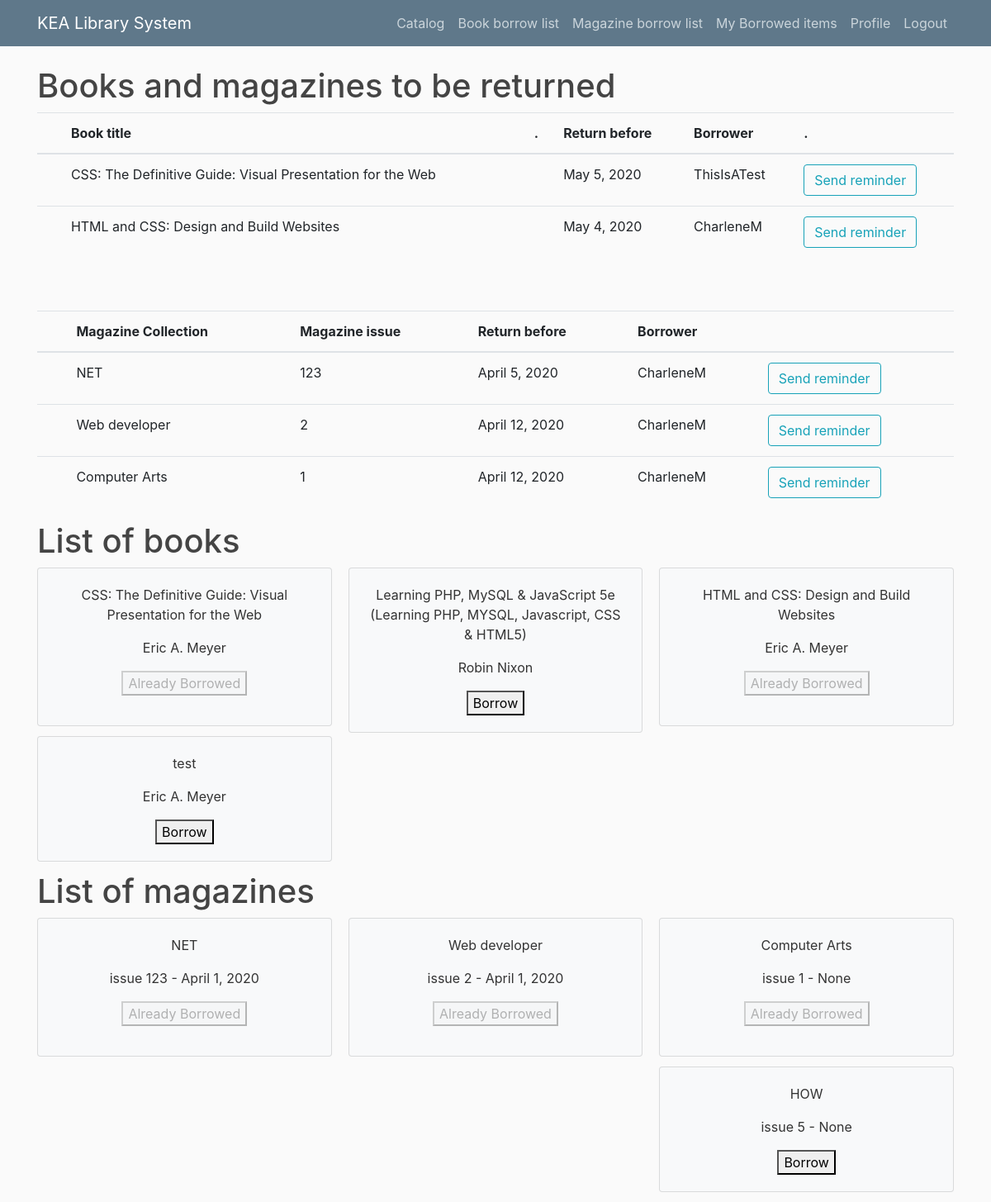
Page /catalog/ (signed in) on the committed database.
### catalog_app/models.py (models this page shows, shortened)
class Book(models.Model):
    title = models.CharField(max_length=200)
    author = models.ForeignKey('Author', on_delete=models.SET_NULL, null=True)
    book_image = models.ImageField(default='default.jpg', upload_to='book_pics')
    summary = models.TextField(max_length=1000, help_text="Enter a brief description of the book")
    borrowed = models.BooleanField(default=False)
    due_back = models.DateField(null=True, blank=True)
    borrower = models.ForeignKey(User, on_delete=models.SET_NULL, null=True, blank=True)

class Magazine(models.Model):
    collection = models.ForeignKey('Collection', on_delete=models.SET_NULL, null=True)
    magazine_image = models.ImageField(default='default.jpg', upload_to='magazine_pics')
    issue = models.CharField(max_length=200)
    issue_date = models.DateField(null=True, blank=True)
    borrowed = models.BooleanField(default=False)
    borrowed_date = models.DateField(null=True, blank=True)
    due_back = models.DateField(null=True, blank=True)
    borrower = models.ForeignKey(User, on_delete=models.SET_NULL, null=True, blank=True)

class Collection(models.Model):
    magazine_name = models.CharField(max_length=100)
    def __str__(self):
        return f"{self.magazine_name}"

class Author(models.Model):
    first_name = models.CharField(max_length=100)
    last_name = models.CharField(max_length=100)
    class Meta:
        ordering = ['last_name', 'first_name']
    def __str__(self):
        return '{0} {1}'.format(self.first_name, self.last_name)

### catalog_app/views.py (the view)
# urls.py: path('', views.index, name='index2'),
@login_required
def index(request):
    books = Book.objects.all()
    magazines = Magazine.objects.all()
    magazines_overdue = Magazine.objects.filter(borrowed = True, due_back__lte = date.today())
    books_overdue = Book.objects.filter(borrowed = True, due_back__lte = date.today())
    context = {
        'books': books,
        'magazines':magazines,
        'magazines_overdue': magazines_overdue,
        'books_overdue': books_overdue,
    }
    return render(request, 'catalog_app/index.html', context)

### catalog_app/templates/catalog_app/index.html (shortened to what this page needs)
{% extends "catalog_app/base.html" %}
{% block content %}
{% if user.is_superuser %}
<h1>Books and magazines to be returned</h1>
    <table class="table table-hover">
      <thead>
        <tr>
          <th scope="col"></th>
          <th scope="col">Book title</th>
          <th scope="col">.</th>
          <th scope="col">Return before</th>
          <th scope="col">Borrower</th>
          <th scope="col">.</th>
        </tr>
      </thead>
      <tbody>
      {% for book_overdue in books_overdue %}
      <tr>
      <th scope="row"></th>
      <td>{{book_overdue.title}}</td>
      <td></td>
      <td>{{ book_overdue.due_back }}</td>
      <td>{{ book_overdue.borrower }}</td>
      <td><a class="btn btn-outline-info" href="">Send reminder</a>  </td>
      </tr>
      {% endfor %}
  </tbody>
  </table>
<br>
<br>
<table class="table table-hover">
  <thead>
        <tr>
          <th scope="col"></th>
          <th scope="col">Magazine Collection</th>
          <th scope="col">Magazine issue</th>
          <th scope="col">Return before</th>
          <th scope="col">Borrower</th>
          <th scope="col"></th>
        </tr>
      </thead>
       <tbody>
      {% for magazine_overdue in magazines_overdue %}
      <tr>
      <th scope="row"></th>
      <td>{{magazine_overdue.collection}}</td>
      <td>{{ magazine_overdue.issue }}</td>
      <td>{{ magazine_overdue.due_back }}</td>
      <td>{{ magazine_overdue.borrower }}</td>
      <td><a class="btn btn-outline-info" href="">Send reminder</a>  </td>
      </tr>
      {% endfor %}
      </tbody>
</table>
{% endif %}
<h1>List of books</h1>
<div class="card-columns">
{% for book in books  %}
  <div class="card card bg-light">
    <div class="card-body text-center">
      <p class="title">{{ book.title }}</p>
      <p>{{ book.author }}</p>
      {% if book.borrowed == True %}
          <p><button class="button" disabled>Already Borrowed</button></p>
      {% else %}
          <form action="{% url 'catalog_app:borrowing_a_book' %}" method="POST">
            <button type="submit"class="button">Borrow</button>
          </form>
      {% endif %}
    </div>
  </div>
 {% endfor  %}
</div>
<h1>List of magazines</h1>
<div class="card-columns">
  {% for magazine in magazines  %}
  <div class="card card bg-light">
    <div class="card-body text-center">
      <p class="title">{{ magazine.collection }}</p>
      <p>issue {{ magazine.issue }} - {{ magazine.issue_date }}</p>
      {% if magazine.borrowed == True %}
          <p><button class="button" disabled>Already Borrowed</button></p>
        {% else %}
          <form action="{% url 'catalog_app:borrowing_a_magazine' %}" method="POST">
            <button type="submit"class="button">Borrow</button>
          </form>
        {% endif %}
    </div>
  </div>
 {% endfor  %}
</div>
{% endblock %}

### catalog_app/static/css/styles.css (style rules this page uses)
body { background: #fafafa; color: #333333; margin-top: 5rem; }
h1, h2, h3, h4, h5, h6 { color: #444444; }

### rows in the picture
Book: title "CSS: The Definitive Guide: Visual Presentation for the Web", due_back "May 5, 2020", borrower "ThisIsATest", author "Eric A. Meyer", borrowed "Already Borrowed"
Book: title "HTML and CSS: Design and Build Websites", due_back "May 4, 2020", borrower "CharleneM", author "Eric A. Meyer", borrowed "Already Borrowed"
Magazine: collection "NET", issue "123", due_back "April 5, 2020", borrower "CharleneM", issue_date "April 1, 2020", borrowed "Already Borrowed"
Magazine: collection "Web developer", issue "2", due_back "April 12, 2020", borrower "CharleneM", issue_date "April 1, 2020", borrowed "Already Borrowed"
Magazine: collection "Computer Arts", issue "1", due_back "April 12, 2020", borrower "CharleneM", issue_date "None", borrowed "Already Borrowed"
Book: title "test", author "Eric A. Meyer"
Book: title "Learning PHP, MySQL & JavaScript 5e (Learning PHP, MYSQL, Javascript, CSS & HTML5)", author "Robin Nixon"
Magazine: collection "HOW", issue "5", issue_date "None"
